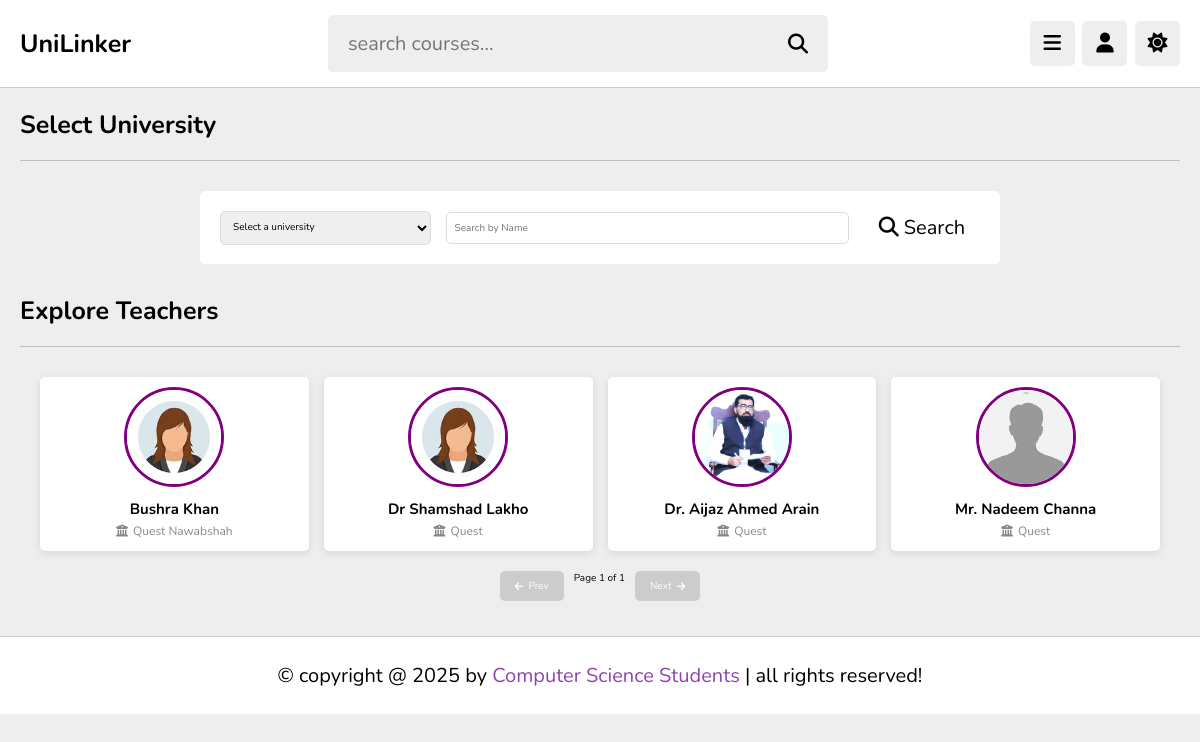
Page /teachers.php (signed in) on the earlier database version.
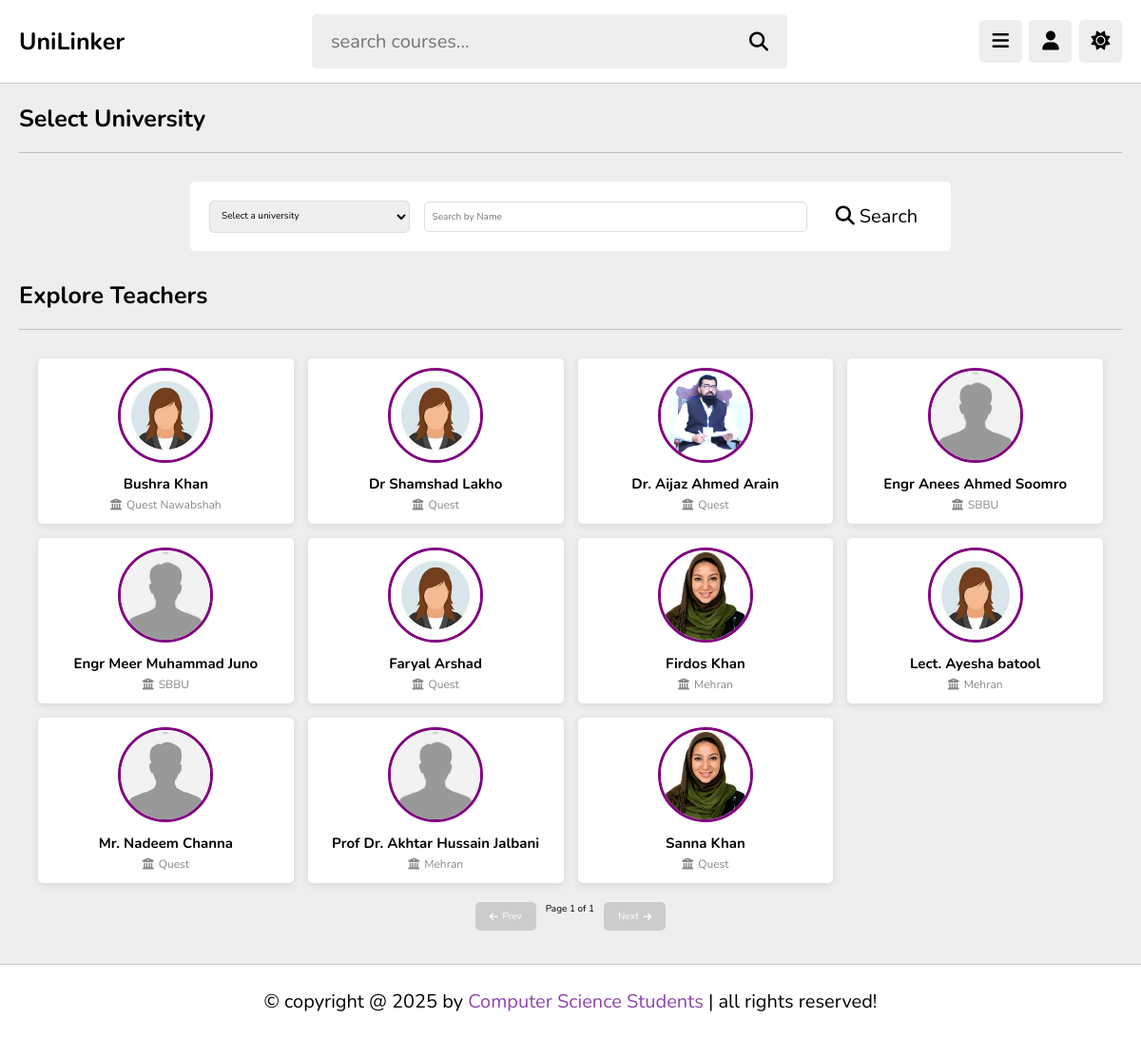
Same page on the later database version.
### tables this page shows
CREATE TABLE `tutors` (
  `id` varchar(20) NOT NULL,
  `name` varchar(50) NOT NULL,
  `username` varchar(50) NOT NULL,
  `profession` varchar(50) NOT NULL,
  `email` varchar(50) NOT NULL,
  `password` varchar(50) NOT NULL,
  `image` varchar(100) NOT NULL,
  `gender` varchar(255) DEFAULT NULL,
  `faculty` varchar(255) DEFAULT NULL,
  `batch` varchar(255) DEFAULT NULL,
  `university` varchar(225) DEFAULT NULL,
  `status` enum('Pending','Approved','Rejected') DEFAULT 'Pending',
  `last_active` timestamp NULL DEFAULT NULL,
  `departments` varchar(254) NOT NULL
);

### teachers.php (the view, shortened to what this page needs)
<?php include 'components/connect.php';
$search_tutor = isset($_GET['search_tutor']) ? $_GET['search_tutor'] : '';
$limit = 16;
$page = isset($_GET['page']) ? (int)$_GET['page'] : 1;
$offset = ($page - 1) * $limit;
?>
<!DOCTYPE html>
<html lang="en">
<head>
    <link rel="stylesheet" href="https://cdnjs.cloudflare.com/ajax/libs/font-awesome/6.2.0/css/all.min.css">
    <link rel="stylesheet" href="css/style.css">
    <link rel="stylesheet" href="css/s_teachers.css">
</head>
<body>
<?php include 'components/user_header.php'; ?>
<section class="teachers">
    <h1 class="heading">Select University</h1>
    <form action="" method="get" class="search-tutor">
        <select name="selected_university" id="university" onchange="this.form.submit()">
            <option value="" disabled selected>Select a university</option>
        </select>
        <input type="text" name="search_tutor" maxlength="100" placeholder="Search by Name" value="<?= htmlspecialchars($search_tutor); ?>">
        <button type="submit" name="search_tutor_btn"><i class="fas fa-search"></i> Search</button>
    </form>
    <h1 class="heading">Explore Teachers</h1>
    <div class="teachers-grid">
        <?php
        $conditions = ["status = 'Approved'"];
        $params = [];
        $query = "SELECT * FROM `tutors`";
        $count_query = "SELECT COUNT(*) FROM `tutors`";
        if(!empty($conditions)) {
            $where_clause = " WHERE " . implode(" AND ", $conditions);
            $query .= $where_clause;
            $count_query .= $where_clause;
        }
        $query .= " ORDER BY name ASC LIMIT $limit OFFSET $offset";
        $count_tutors = $conn->prepare($count_query);
        $count_tutors->execute($params);
        $total_tutors = $count_tutors->fetchColumn();
        $total_pages = ceil($total_tutors / $limit);
        $select_teachers = $conn->prepare($query);
        $select_teachers->execute($params);
        $teachers = $select_teachers->fetchAll(PDO::FETCH_ASSOC);
        if(empty($teachers)){
            echo '<p class="empty" style="grid-column: 1 / -1; text-align: center;">No teachers found!</p>';
        }else{
            foreach($teachers as $teacher){
        ?>
            <div class="teacher-card" data-teacher-id="<?= htmlspecialchars($teacher['id']); ?>">
                <?php
                    $image_path = 'uploaded_files/'.$teacher['image'];
                    if(file_exists($image_path) && !empty($teacher['image'])) {
                        echo '<img src="'.htmlspecialchars($image_path).'" alt="">';
                    } else {
                        echo '<img src="images/default-avatar.png" alt="">';
                    }
                ?>
                <div class="teacher-info">
                    <h3><?= htmlspecialchars($teacher['name']); ?></h3>
                    <?php if(!empty($teacher['university'])): ?>
                        <p class="university"><i class="fas fa-university"></i> <?= htmlspecialchars($teacher['university']); ?></p>
                    <?php endif; ?>
                </div>
            </div>
        <?php
            }
        }
        ?>
    </div>
    <div class="pagination">
        <?php if($page > 1): ?>
            <a href="?<?= http_build_query(array_merge($_GET, ['page' => $page - 1])) ?>">
                <i class="fas fa-arrow-left"></i> Prev
            </a>
        <?php else: ?>
            <a class="disabled"><i class="fas fa-arrow-left"></i> Prev</a>
        <?php endif; ?>
        <span>Page <?= $page ?> of <?= $total_pages ?></span>
        <?php if($page < $total_pages): ?>
            <a href="?<?= http_build_query(array_merge($_GET, ['page' => $page + 1])) ?>">
                Next <i class="fas fa-arrow-right"></i>
            </a>
        <?php else: ?>
            <a class="disabled">Next <i class="fas fa-arrow-right"></i></a>
        <?php endif; ?>
    </div>
</section>
<?php include 'components/footer.php'; ?>
</body>
</html>

### components/user_header.php (shortened to what this page needs)
<header class="header">
   <section class="flex">
      <a href="home.php" class="logo">Uni<span style="color: var(--gold);">Linker</span></a>
      <form action="search_course.php" method="post" class="search-form">
         <input type="text" name="search_course" placeholder="search courses..." required maxlength="100">
         <button type="submit" class="fas fa-search" name="search_course_btn"></button>
      </form>
      <div class="icons">
         <div id="menu-btn" class="fas fa-bars"></div>
         <div id="user-btn" class="fas fa-user"></div>
         <div id="toggle-btn" class="fas fa-sun"></div>
      </div>
   </section>
</header>

### components/footer.php
<footer   class="footer">
   &copy; copyright @ <?= date('Y'); ?> by <span>Computer Science Students</span> | all rights reserved!
</footer>

### css/style.css (style rules this page uses)
:root { --main-color:#8e44ad; --red:#e74c3c; --oragen:#f39c12; --white:#fff; --black:#2c3e50; --light-color:#888; --light-bg:#eee; --border:.1rem solid rgba(0,0,0,.2); }
* { font-family: 'Nunito', sans-serif; margin: 0; padding: 0; box-sizing: border-box; outline: none; border: none; text-decoration: none; }
html { font-size: 62.5%; overflow-x: hidden; }
body { background-color: var(--light-bg); padding-left: 30rem; }
section { padding:2rem; max-width: 1200px; margin: 0 auto; }
.heading { padding-bottom: 1.8rem; border-bottom: var(--border); font-size: 2.5rem; color: var(--black); text-transform: capitalize; margin-bottom: 3rem; }
.header { background-color: var(--white); border-bottom: var(--border); position: sticky; top: 0; left: 0; right: 0; z-index: 1000; }
.header .flex { padding: 1.5rem 2rem; position: relative; display: flex; align-items: center; justify-content: space-between; }
.header .flex .logo { font-size: 2.5rem; color: var(--black); font-weight: bolder; }
.header .flex .search-form { width: 50rem; border-radius: .5rem; display: flex; align-items: center; gap: 2rem; padding: 1.5rem 2rem; background-color: var(--light-bg); }
.header .flex .search-form input { width: 100%; background:none; font-size: 2rem; color: var(--black); }
.header .flex .search-form button { font-size: 2rem; color: var(--black); cursor: pointer; background: none; }
.header .flex .icons div { font-size: 2rem; color: var(--black); border-radius: .5rem; height: 4.5rem; cursor: pointer; width: 4.5rem; line-height: 4.4rem; background-color: var(--light-bg); text-align: center; margin-left: .5rem; }
.teachers .search-tutor { margin-bottom: 3rem; display: flex; align-items: center; gap: 1.5rem; padding: 1.5rem 2rem; background-color: var(--white); border-radius: .5rem; }
.teachers .search-tutor input { width: 100%; font-size: 1.8rem; color: var(--black); background: none; }
.teachers .search-tutor button { font-size: 2rem; cursor: pointer; color: var(--black); background: none; }
.footer { bottom: 0; right: 0; left: 0; background-color: var(--white); border-top: var(--border); padding:2.5rem 2rem; text-align: center; color: var(--black); font-size: 2rem; margin-top: 1.5rem; z-index: 1000; }
.footer span { color: var(--main-color); }
@media (max-width:1200px) { body { padding-left: 0; } }

### css/s_teachers.css (style rules this page uses)
:root { --main-color: #8E44AD; --hover-green: #056b3b; --button-green: #28a745; --purple: purple; --white: #ffffff; --black: #000000; --red: #ff0000; --light-color: #666666; --secondary-text: #888888; --border-color: #dddddd; --disabled-bg: #cccccc; --box-shadow: 0 2px 8px rgba(0, 0, 0, 0.1); }
.teachers { padding: 2rem; width: 100%; }
.teachers-grid { display: grid; grid-template-columns: repeat(auto-fill, minmax(250px, 1fr)); gap: 1.5rem; margin-top: 2rem; padding: 0 2rem; }
.teacher-card { background: var(--white); border-radius: 0.5rem; box-shadow: var(--box-shadow); padding: 1rem; text-align: center; transition: transform 0.3s ease; height: auto; cursor: pointer; }
.teacher-card img { width: 100px; height: 100px; border-radius: 50%; object-fit: cover; margin-bottom: 0.8rem; border: 3px solid var(--purple); }
.teacher-info h3 { font-size: 1.5rem; color: var(--black); margin-bottom: 0.4rem; }
.teacher-info .profession, .teacher-info .university { font-size: 1.2rem; color: var(--secondary-text); margin-bottom: 0.2rem; display: flex; align-items: center; justify-content: center; gap: 0.5rem; }
.search-tutor { display: flex; gap: 10px; align-items: center; max-width: 800px; margin: 0 auto 2rem; padding: 0 1rem; }
.search-tutor select, .search-tutor input[type="text"] { flex: 1; padding: 0.8rem; border: 1px solid var(--border-color); border-radius: 0.5rem; font-size: 1rem; }
.search-tutor input[type="text"] { flex: 2; }
.search-tutor button { background: var(--purple); color: var(--white); border: none; border-radius: 0.5rem; padding: 0.8rem 1.5rem; cursor: pointer; font-size: 1rem; transition: background 0.3s; }
.pagination { display: flex; justify-content: center; margin-top: 2rem; gap: 1rem; }
.pagination a { background: var(--purple); color: var(--white); padding: 0.8rem 1.5rem; border-radius: 0.5rem; text-decoration: none; transition: background 0.3s; display: flex; align-items: center; gap: 0.5rem; }
.pagination a.disabled { background: var(--disabled-bg); cursor: not-allowed; }

Differences in the rows shown:
added tutors: image (picture), name "Engr Anees Ahmed Soomro", university "SBBU"
added tutors: image (picture), name "Engr Meer Muhammad Juno", university "SBBU"
added tutors: image (picture), name "Faryal Arshad", university "Quest"
added tutors: image (picture), name "Firdos Khan", university "Mehran"
added tutors: image (picture), name "Lect. Ayesha batool", university "Mehran"
added tutors: image (picture), name "Prof Dr. Akhtar Hussain Jalbani", university "Mehran"
added tutors: image (picture), name "Sanna Khan", university "Quest"
